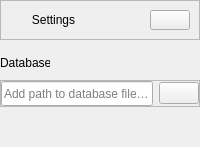
               <widget class="QWidget" name="page_3">
                <layout class="QVBoxLayout" name="verticalLayout_7">
                 <property name="leftMargin">
                  <number>0</number>
                 </property>
                 <property name="topMargin">
                  <number>0</number>
                 </property>
                 <property name="rightMargin">
                  <number>0</number>
                 </property>
                 <property name="bottomMargin">
                  <number>0</number>
                 </property>
                 <item>
                  <widget class="QFrame" name="Settingf_frame">
                   <property name="maximumSize">
                    <size>
                     <width>16777215</width>
                     <height>40</height>
                    </size>
                   </property>
                   <property name="frameShape">
                    <enum>QFrame::StyledPanel</enum>
                   </property>
                   <property name="frameShadow">
                    <enum>QFrame::Raised</enum>
                   </property>
                   <layout class="QHBoxLayout" name="horizontalLayout_7">
                    <item>
                     <widget class="QLabel" name="label_3">
                      <property name="text">
                       <string>Settings</string>
                      </property>
                      <property name="alignment">
                       <set>Qt::AlignCenter</set>
                      </property>
                     </widget>
                    </item>
                    <item alignment="Qt::AlignRight">
                     <widget class="QPushButton" name="callaps_btn_b">
                      <property name="text">
                       <string/>
                      </property>
                      <property name="icon">
                       <iconset resource="../resurses.qrc">
                        <normaloff>:/icons/icons/x-circle.svg</normaloff>:/icons/icons/x-circle.svg</iconset>
                      </property>
                      <property name="iconSize">
                       <size>
                        <width>24</width>
                        <height>24</height>
                       </size>
                      </property>
                     </widget>
                    </item>
                   </layout>
                  </widget>
                 </item>
                 <item>
                  <widget class="QWidget" name="Settingf_widget" native="true">
                   <layout class="QVBoxLayout" name="verticalLayout_13">
                    <property name="spacing">
                     <number>10</number>
                    </property>
                    <property name="leftMargin">
                     <number>0</number>
                    </property>
                    <property name="topMargin">
                     <number>10</number>
                    </property>
                    <property name="rightMargin">
                     <number>0</number>
                    </property>
                    <property name="bottomMargin">
                     <number>0</number>
                    </property>
                    <item>
                     <widget class="QLabel" name="db_path_label">
                      <property name="minimumSize">
                       <size>
                        <width>50</width>
                        <height>0</height>
                       </size>
                      </property>
                      <property name="maximumSize">
                       <size>
                        <width>50</width>
                        <height>16777215</height>
                       </size>
                      </property>
                      <property name="text">
                       <string>Database:</string>
                      </property>
                     </widget>
                    </item>
                    <item>
                     <widget class="QFrame" name="db_path_frame">
                      <property name="frameShape">
                       <enum>QFrame::StyledPanel</enum>
                      </property>
                      <property name="frameShadow">
                       <enum>QFrame::Raised</enum>
                      </property>
                      <layout class="QHBoxLayout" name="horizontalLayout_14">
                       <property name="leftMargin">
                        <number>0</number>
                       </property>
                       <property name="topMargin">
                        <number>0</number>
                       </property>
                       <property name="rightMargin">
                        <number>0</number>
                       </property>
                       <property name="bottomMargin">
                        <number>0</number>
                       </property>
                       <item>
                        <widget class="QLineEdit" name="db_path_lineEdit">
                         <property name="minimumSize">
                          <size>
                           <width>0</width>
                           <height>25</height>
                          </size>
                         </property>
                         <property name="maximumSize">
                          <size>
                           <width>16777215</width>
                           <height>25</height>
                          </size>
                         </property>
                         <property name="placeholderText">
                          <string>Add path to database file here</string>
                         </property>
                         <property name="clearButtonEnabled">
                          <bool>true</bool>
                         </property>
                        </widget>
                       </item>
                       <item>
                        <widget class="QPushButton" name="db_path_button">
                         <property name="text">
                          <string/>
                         </property>
                         <property name="icon">
                          <iconset resource="../resurses.qrc">
                           <normaloff>:/icons/icons/folder.svg</normaloff>:/icons/icons/folder.svg</iconset>
                         </property>
                         <property name="iconSize">
                          <size>
                           <width>24</width>
                           <height>24</height>
                          </size>
                         </property>
                        </widget>
                       </item>
                      </layout>
                     </widget>
                    </item>
                    <item>
                     <spacer name="verticalSpacer_3">
                      <property name="orientation">
                       <enum>Qt::Vertical</enum>
                      </property>
                      <property name="sizeHint" stdset="0">
                       <size>
                        <width>20</width>
                        <height>40</height>
                       </size>
                      </property>
                     </spacer>
                    </item>
                   </layout>
                  </widget>
                 </item>
                </layout>
               </widget>
